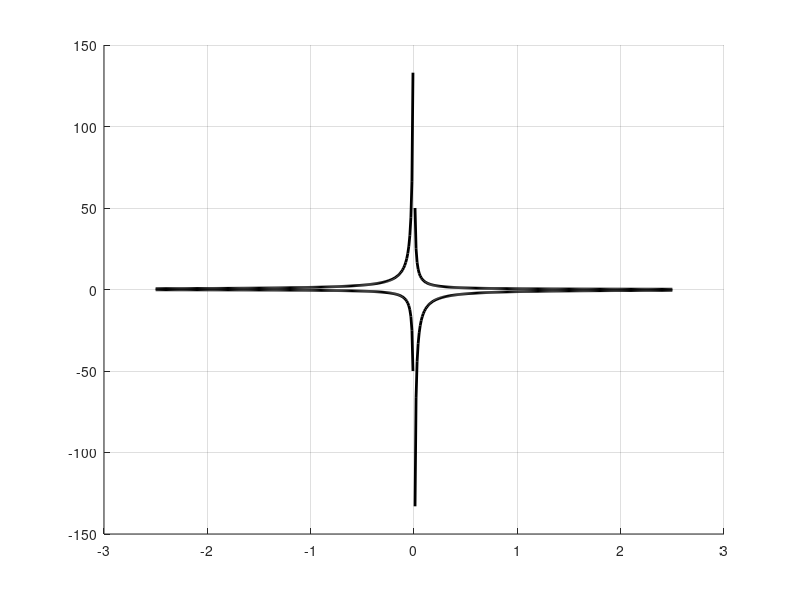

Write MATLAB code to recreate this figure. (Note: this script raises an error after producing the figure.)
function finite_line_circle
%   ()
addpath('../../product_3');
addpath('../../common');

large = false;
    fontsize=18;
    ticksize=16;
    fileExt = '';
if large
    fontsize=24;
    ticksize=22;
    fileExt = '_large';
end
    

for k=3:6
    createFigure(.5, k);
end
createFigure(.5, 5, [-0 1 -0 1]);
createFigure(.5, 6, [-1.5 -.5 .5 1.5 ]);

close all;




    function createFigure(tau, n, zoom)
        % Create figure
        figure1 = figure('InvertHardcopy','off','Color',[1 1 1], ...
            'position', [0 0 600 570]);
        set(figure1,'PaperUnits','centimeters');
        grid on;
        hold on;
        
        
        bound = 2.5;
        %tau =.5;
        %n = 7;
        plot_gip(tau, n, bound); 


        [phi, r] = solverBoundnessSmart(2, tau, n, .05);
        h = polar(phi, r, 'ok');
        set(h, 'lineWidth', 2);

        % Create xlabel
        xlabel({'a'}, 'FontSize',fontsize);

        % Create ylabel
        ylabel({'b'}, 'FontSize',fontsize);

        title({['\tau=' num2str(tau) ', n=' num2str(n)]}, 'FontSize',fontsize);

        % Дополнительные границы
        plot([-bound  bound], [ bound  bound], 'k', 'LineWidth', 1);
        plot([ bound  bound], [-bound  bound], 'k', 'LineWidth', 1);

        set(gca, 'XTick',[ -2 -1 0 1 2], 'YTick',[-2 -1 0 1 2], 'FontSize',ticksize);
  
        
        fileFormat = 'eps';
        filename = [mfilename '_n' num2str(n) fileExt '.' fileFormat];
        axis([-bound bound -bound bound]);
        if (exist('zoom', 'var'))
            axis(zoom);
            % Дополнительные границы
            plot(zoom(1:2), [ max(zoom(3:4)) max(zoom(3:4))], 'k', 'LineWidth', 1);
            plot([max(zoom(1:2)) max(zoom(1:2))], zoom(3:end), 'k', 'LineWidth', 1);
            filename = [mfilename '_n' num2str(n) '_zoom' fileExt '.' fileFormat];
        end

      
        set(figure1, 'PaperPositionMode', 'auto');
        saveas(figure1, filename, fileFormat);

    end

    function minW = minOmega(tau)
        % функция f = w*tg(w) пересекается в одной точке с f = x
        % и лежит под ней около нуля.
        w = 0: 0.01: pi/2;
        func = w.*tan(w);
        ind = 1;
        while func(ind) < tau
            ind = ind + 1;
        end
        minW = w(ind);
    end

    function FF = Fodd(n)
        FF = 1/(4* cos(pi/(n+1)).^2); 
    end

    function FF = Feven(tau, n)
        w = minOmega(tau);
        FF = 1/(4*(sin(w)).^2 * cos(pi/(n+1)).^2); 
    end

 function plot_gip(tau, n, bound)
        x = -bound:.01:bound;
        plot(x, Fodd(n)./x, 'color', 'k', 'LineWidth', 2);
        plot(x, -Feven(tau, n)./x, 'color', 'k', 'LineWidth', 2);
 end

end



   